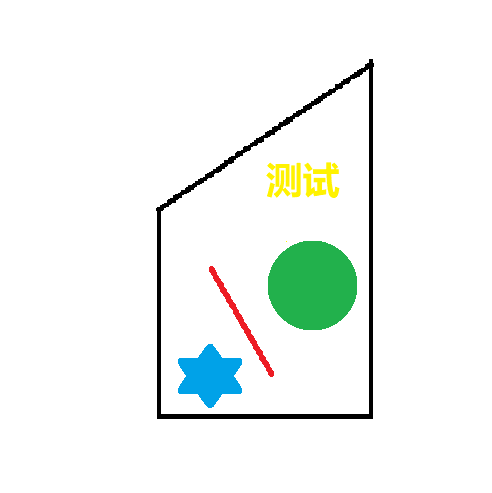
#> input picture DATA/img/仪表识别/fsbh2.png, 492 x 493 px
$ python lml_fsbh.py
#> lines starting #> are read from the running program, lines starting #| are printed output that depends on the picture; after the words box and inside, x2 and y2 are one past the last pixel; in counts of white or black regions, pixels touching at a corner belong together
### 2D_suanfa/lml_imread.py
# encoding:utf-8

#   带中文路径的图片载入

##################################################################
#   调用请使用这种方式
#   img = lml_imread.imread('../DATA/img/轮廓查找/yt.jpg')
##################################################################

import cv2
import cv2 as cv
import numpy as np


def imread(img_path):
    # return cv.imdecode(np.fromfile(path_img, dtype=np.float64), -1)
#> called with img_path = '../DATA/img/仪表识别/fsbh2.png'
    return cv.imdecode(np.fromfile(img_path, dtype=np.uint8), -1)
#> returned value is the input picture: shape (493, 492, 4); mean B, G, R, A 243.1, 246.4, 241.7, 255


# [4 lines left out: function imread2, not called in this run]

### 2D_suanfa/lml_fsbh.py
# coding=utf-8

# 仿射变换

import cv2
import numpy as np

import lml_imread


# [56 lines left out: functions order_points, four_point_transform, not called in this run]


if __name__ == '__main__':
    # image = cv2.imread("../DATA/img/仪表识别/fsbh.png")
    # image = lml_imread.imread('../DATA/img/仪表识别/f2.png')
    image = lml_imread.imread('../DATA/img/仪表识别/fsbh2.png')
    canny = cv2.Canny(image, 50, 150, 3)
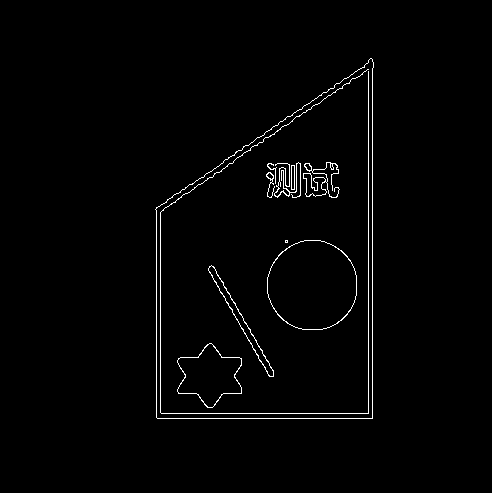
#> canny: shape (493, 492); 1.5% white in thin lines or dots, all inside (x1, y1, x2, y2) = (155, 58, 374, 419)
    cv2.imshow("1", canny)
    # cv2.waitKey(0)

    # 寻找轮廓
    fcr = cv2.findContours(canny, cv2.RETR_EXTERNAL, cv2.CHAIN_APPROX_NONE)
#> fcr = 1 contour; box (x1, y1, x2, y2) and area: (155, 58, 374, 419) 61490
    # print(fcr.shape())
    # print(len(fcr))
#> (the run stopped early here; a loop or call above may not have finished)

$ run again, with DATA/img/仪表识别/f2.png copied over DATA/img/仪表识别/fsbh2.png
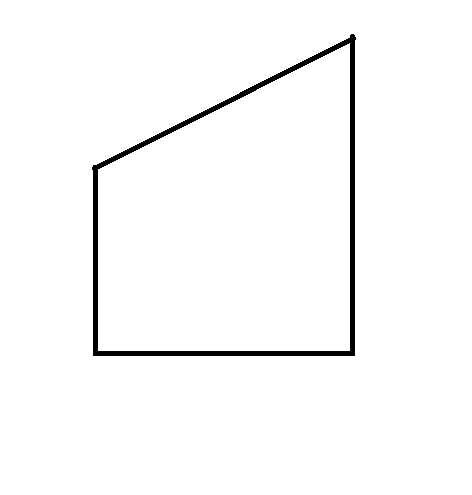
#> input picture DATA/img/仪表识别/f2.png, 472 x 495 px
#> in imread, returned value is the input picture: shape (495, 472, 4); mean B, G, R, A 249.3, 249.3, 249.3, 255
#> `canny = cv2.Canny(image, 50, 150, 3)`:
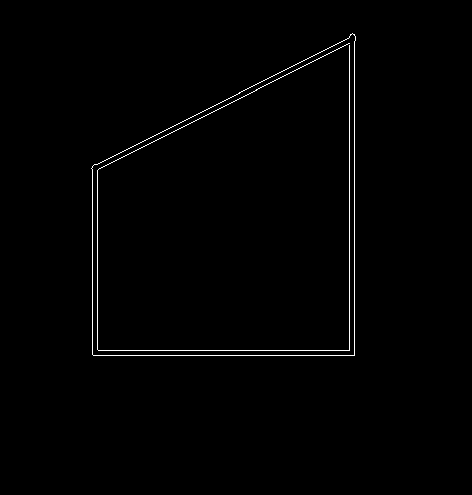
#> canny: shape (495, 472); 0.87% white in thin lines or dots, all inside (x1, y1, x2, y2) = (91, 33, 356, 356)
#> fcr = 1 contour; box (x1, y1, x2, y2) and area: (91, 33, 356, 356) 66690
